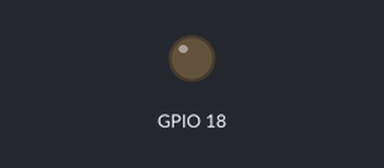
This program was run on a simulated Raspberry Pi (BCM pin numbers). On the bench: output pins drawn as LEDs (lit = HIGH). Each call to the cloud database takes 0.3 s, and an entry nobody has set reads as its off value or as empty; what the program prints to the terminal is not drawn.

Above: at 0.15 s.
At 2.4 s:
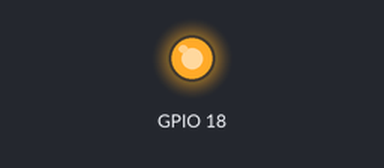
Timing chart, 0 to 9.9 s (numbered marks = the images above):
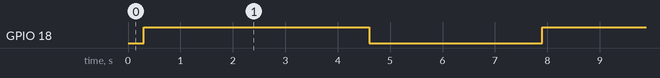

The program:

LED.py
```python
import RPi.GPIO as GPIO
import time

import firebase_admin
from firebase_admin import credentials
from firebase_admin import db

cred = credentials.Certificate('firebase.json')

firebase_admin.initialize_app(cred,{
'databaseURL': "https://raspberrypi-84de0.firebaseio.com/"
})

ref = db.reference('status')


while True:
    GPIO.setmode(GPIO.BCM)
    GPIO.setwarnings(False)
    GPIO.setup(18,GPIO.OUT)
    print "LED on"
    ref.push({
        "status":"LED on"
    })

    GPIO.output(18,GPIO.HIGH)
    time.sleep(4)
    print "LED off"
    ref.push({
         "status":"LED off"
    })
    GPIO.output(18,GPIO.LOW)
    time.sleep(3)
```

Measured:
- by itself, GPIO 18: alternates HIGH for 4.3 s and LOW for 3.3 s
